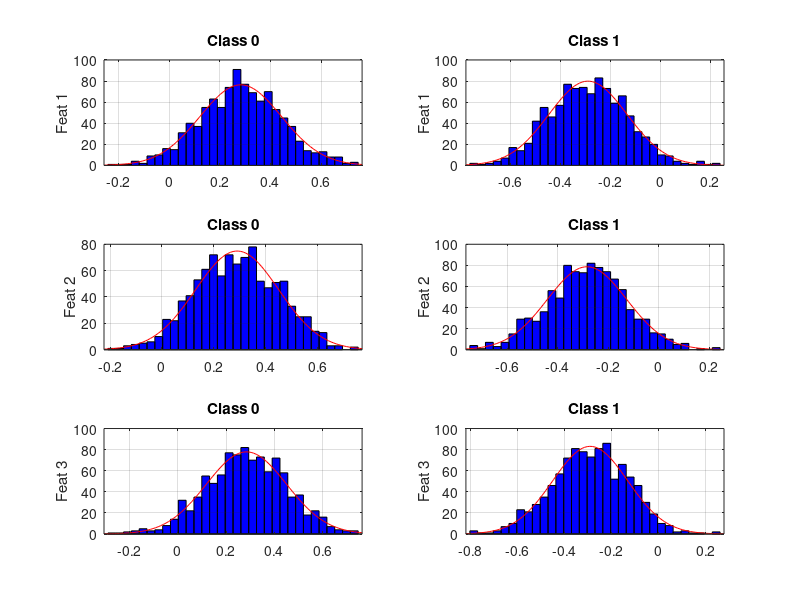

Source code (MATLAB): (Note: this script raises an error after producing the figure.)
% Updated to Matlab2015
% MT,JV march 2013
% MC sept13, feb 2016

%% OPTIONS
clear
close all
i_hi=1;                         %0 NO /1 YES: HISTOGRAM FUNCTIONS
i_scplot=1;					    %0 NO /1 YES: scatterplot of features
i_roc=1;						%0 NO /1 YES: ROC computation

%% Parameter initialitation
% SIGNAL TO NOISE RATIO (dB) AND INTER-CLASSES DISTANCE
disp(' ')
SNR=input('SNR (dB) = ');
dist=1;  % Distance between classes mean ;
n_classes=2;
n_samples=[1000;1000];
n_feat=3;
M_Means=0.5*dist*[1,1,1;-1,-1,-1]/sqrt(n_feat); 		%Matrix containing two  Mean vector

% Energy computation
Energy=0;
for i_classes=1:n_classes
   V=squeeze(M_Means(i_classes,:));
   Energy=Energy+V*V';
end
Energy=Energy/n_classes;

%noise variance computation
SNR=10^(SNR/10);
sig=Energy/SNR;
sig=sig/n_feat;
clear V Energy

%Covariance matrix
M_covar=zeros(n_feat,n_feat,n_classes);
sigma=sig*[1 1];
clear sig
for i_clase=1:n_classes
   M_covar(:,:,i_clase)=sigma(i_clase)*eye(n_feat);	%Covariance Matrix clase i_clase
end

%% Dataset generation
X=[];
Labels=[];
for i_class=1:n_classes
    X=[X;mvnrnd(M_Means(i_class,:),M_covar(:,:,i_class),n_samples(i_class))];
    Labels=[Labels; (i_class-1)*ones(n_samples(i_class),1)];
end
clear i_class

%%  HISTOGRAMS
if i_hi==1
    figure('name','HISTOGRAMS')
    index= Labels==0;
    for i_feat=1:n_feat
        subplot(3,2,2*i_feat-1)
        histfit(X(index,i_feat))
        grid
        zoom on
        ylabel(['Feat ',num2str(i_feat)]);
        title('Class 0');
    end
    index= Labels==1;
    for i_feat=1:n_feat
        subplot(3,2,2*i_feat)
        histfit(X(index,i_feat))
        grid
        zoom on
        ylabel(['Feat ',num2str(i_feat)]);
        title('Class 1')
    end
    clear index i_feat
end

%% SCATTER PLOT 
if i_scplot==1
    varNames = {'feat 1' 'feat 2' 'feat 3'};
    figure('name','Scatter Plot')
    V=randperm(length(Labels));
    gplotmatrix(X(V,:),X(V,:),Labels(V),'br','.',[],'on','hist',varNames,varNames)
    grid
    zoom on
    % Plot en 3D
    figure('name','Plot 3D clusters')
    index=find(Labels==1);
    plot3(X(index,1),X(index,2),X(index,3),'b+');
    hold on
    index=find(Labels==0);
    plot3(X(index,1),X(index,2),X(index,3),'r*');
    grid
    clear index V varNames
end

%% Create a default (linear) discriminant analysis classifier:
linclass = fitcdiscr(X,Labels)
[Linear_out, Score_linear]= predict(linclass,X);
Linear_Pe=sum(Labels ~= Linear_out)/length(Labels);
fprintf(1,' error Linear = %g   \n', Linear_Pe)

%% Create a quadratic discriminant analysis classifier:
quaclass = fitcdiscr(X,Labels,'discrimType','quadratic')
[Quadratic_out, Score_qua]= predict(quaclass,X);
Quadratic_Pe=sum(Labels ~= Quadratic_out)/length(Labels);
fprintf(1,' error Quadratic = %g   \n', Quadratic_Pe)
%% ROC & CONFUSION MATRIX
if i_roc==1
    figure
    plotroc(Labels',flip(Score_linear'),'Linear',Labels',flip(Score_qua'),'Quadratic');
    CM_Lineal=confusionmat(Labels,Linear_out)
    CM_quadratic=confusionmat(Labels,Quadratic_out)
end
%% Quadratic Mahalanobis distance
% d(I) = (Y(I,:)-mu)*inv(SIGMA)*(Y(I,:)-mu)'
% d = mahal(Y,X)
Ind_class0= Labels==0;
Data_class0=X(Ind_class0,:);
Ind_class1= Labels==1;
Data_class1=X(Ind_class1,:);
dist=mahal(Data_class0,Data_class1);
d_01=mean(dist)
dist=mahal(Data_class1,Data_class0);
d_10=mean(dist)
clear Ind_class1 Data_class1 Ind_class0 Data_class0 dist